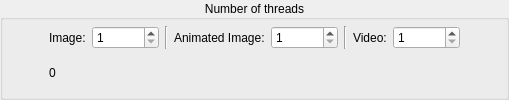
          <widget class="QGroupBox" name="groupBox_NumOfThreads">
           <property name="enabled">
            <bool>true</bool>
           </property>
           <property name="sizePolicy">
            <sizepolicy hsizetype="Preferred" vsizetype="Fixed">
             <horstretch>0</horstretch>
             <verstretch>0</verstretch>
            </sizepolicy>
           </property>
           <property name="maximumSize">
            <size>
             <width>16777215</width>
             <height>16777215</height>
            </size>
           </property>
           <property name="toolTip">
            <string/>
           </property>
           <property name="title">
            <string>Number of threads</string>
           </property>
           <property name="alignment">
            <set>Qt::AlignCenter</set>
           </property>
           <property name="flat">
            <bool>false</bool>
           </property>
           <layout class="QGridLayout" name="gridLayout_8" columnstretch="20,18,20">
            <property name="leftMargin">
             <number>6</number>
            </property>
            <property name="topMargin">
             <number>6</number>
            </property>
            <property name="rightMargin">
             <number>6</number>
            </property>
            <property name="bottomMargin">
             <number>6</number>
            </property>
            <item row="0" column="2">
             <spacer name="horizontalSpacer_6">
              <property name="orientation">
               <enum>Qt::Horizontal</enum>
              </property>
              <property name="sizeHint" stdset="0">
               <size>
                <width>40</width>
                <height>20</height>
               </size>
              </property>
             </spacer>
            </item>
            <item row="0" column="1">
             <widget class="QFrame" name="frame_16">
              <property name="sizePolicy">
               <sizepolicy hsizetype="Preferred" vsizetype="Fixed">
                <horstretch>0</horstretch>
                <verstretch>0</verstretch>
               </sizepolicy>
              </property>
              <property name="frameShape">
               <enum>QFrame::NoFrame</enum>
              </property>
              <property name="frameShadow">
               <enum>QFrame::Raised</enum>
              </property>
              <layout class="QGridLayout" name="gridLayout_57">
               <property name="leftMargin">
                <number>0</number>
               </property>
               <property name="topMargin">
                <number>0</number>
               </property>
               <property name="rightMargin">
                <number>0</number>
               </property>
               <property name="bottomMargin">
                <number>0</number>
               </property>
               <item row="0" column="2">
                <widget class="QLabel" name="label_11">
                 <property name="sizePolicy">
                  <sizepolicy hsizetype="Fixed" vsizetype="Preferred">
                   <horstretch>0</horstretch>
                   <verstretch>0</verstretch>
                  </sizepolicy>
                 </property>
                 <property name="maximumSize">
                  <size>
                   <width>16777215</width>
                   <height>16777215</height>
                  </size>
                 </property>
                 <property name="toolTip">
                  <string/>
                 </property>
                 <property name="statusTip">
                  <string/>
                 </property>
                 <property name="whatsThis">
                  <string/>
                 </property>
                 <property name="text">
                  <string>Image:</string>
                 </property>
                </widget>
               </item>
               <item row="0" column="4">
                <widget class="Line" name="line">
                 <property name="orientation">
                  <enum>Qt::Vertical</enum>
                 </property>
                </widget>
               </item>
               <item row="0" column="8">
                <widget class="QLabel" name="label_13">
                 <property name="sizePolicy">
                  <sizepolicy hsizetype="Fixed" vsizetype="Preferred">
                   <horstretch>0</horstretch>
                   <verstretch>0</verstretch>
                  </sizepolicy>
                 </property>
                 <property name="maximumSize">
                  <size>
                   <width>16777215</width>
                   <height>16777215</height>
                  </size>
                 </property>
                 <property name="toolTip">
                  <string/>
                 </property>
                 <property name="text">
                  <string>Video:</string>
                 </property>
                </widget>
               </item>
               <item row="0" column="7">
                <widget class="Line" name="line_2">
                 <property name="orientation">
                  <enum>Qt::Vertical</enum>
                 </property>
                </widget>
               </item>
               <item row="0" column="6">
                <widget class="QSpinBox" name="spinBox_ThreadNum_gif_internal">
                 <property name="sizePolicy">
                  <sizepolicy hsizetype="Preferred" vsizetype="Fixed">
                   <horstretch>0</horstretch>
                   <verstretch>0</verstretch>
                  </sizepolicy>
                 </property>
                 <property name="toolTip">
                  <string>The number of threads that the software processes GIF,
which will determine how many frames the software will
process at the same time.

The actual maximum number of threads is limited by the 
number of enabled GPUs when using Anime4k, Waifu2x-Caffe
and Waifu2x-converter.(Only when processing GIF and Video)</string>
                 </property>
                 <property name="minimum">
                  <number>1</number>
                 </property>
                 <property name="maximum">
                  <number>999999999</number>
                 </property>
                 <property name="singleStep">
                  <number>1</number>
                 </property>
                 <property name="value">
                  <number>1</number>
                 </property>
                </widget>
               </item>
               <item row="0" column="9">
                <widget class="QSpinBox" name="spinBox_ThreadNum_video_internal">
                 <property name="sizePolicy">
                  <sizepolicy hsizetype="Preferred" vsizetype="Fixed">
                   <horstretch>0</horstretch>
                   <verstretch>0</verstretch>
                  </sizepolicy>
                 </property>
                 <property name="toolTip">
                  <string>The number of threads that the software processes Video,
which will determine how many frames the software will
process at the same time.

The actual maximum number of threads is limited by the 
number of enabled GPUs when using Anime4k, Waifu2x-Caffe
and Waifu2x-converter.(Only when processing GIF and Video)</string>
                 </property>
                 <property name="minimum">
                  <number>1</number>
                 </property>
                 <property name="maximum">
                  <number>999999999</number>
                 </property>
                 <property name="singleStep">
                  <number>1</number>
                 </property>
                 <property name="value">
                  <number>1</number>
                 </property>
                </widget>
               </item>
               <item row="0" column="5">
                <widget class="QLabel" name="label_12">
                 <property name="sizePolicy">
                  <sizepolicy hsizetype="Fixed" vsizetype="Preferred">
                   <horstretch>0</horstretch>
                   <verstretch>0</verstretch>
                  </sizepolicy>
                 </property>
                 <property name="maximumSize">
                  <size>
                   <width>16777215</width>
                   <height>16777215</height>
                  </size>
                 </property>
                 <property name="toolTip">
                  <string/>
                 </property>
                 <property name="text">
                  <string>Animated Image:</string>
                 </property>
                </widget>
               </item>
               <item row="0" column="3">
                <widget class="QSpinBox" name="spinBox_ThreadNum_image">
                 <property name="sizePolicy">
                  <sizepolicy hsizetype="Preferred" vsizetype="Fixed">
                   <horstretch>0</horstretch>
                   <verstretch>0</verstretch>
                  </sizepolicy>
                 </property>
                 <property name="toolTip">
                  <string>The number of threads that the software processes Image,
which will determine how many images the software will
process at the same time.</string>
                 </property>
                 <property name="minimum">
                  <number>1</number>
                 </property>
                 <property name="maximum">
                  <number>999999999</number>
                 </property>
                 <property name="singleStep">
                  <number>1</number>
                 </property>
                 <property name="value">
                  <number>1</number>
                 </property>
                </widget>
               </item>
              </layout>
             </widget>
            </item>
            <item row="0" column="0">
            <spacer name="horizontalSpacer_29">
             <property name="orientation">
              <enum>Qt::Horizontal</enum>
             </property>
             <property name="sizeHint" stdset="0">
              <size>
               <width>40</width>
               <height>20</height>
              </size>
             </property>
            </spacer>
           </item>
           <item row="1" column="0">
            <spacer name="horizontalSpacer_49">
             <property name="orientation">
              <enum>Qt::Horizontal</enum>
             </property>
             <property name="sizeHint" stdset="0">
              <size>
               <width>40</width>
               <height>20</height>
              </size>
             </property>
            </spacer>
           </item>
           <item row="1" column="1">
            <widget class="QLabel" name="label_NumThreadsActive">
             <property name="text">
              <string>0</string>
             </property>
            </widget>
           </item>
           <item row="1" column="2">
            <spacer name="horizontalSpacer_50">
             <property name="orientation">
              <enum>Qt::Horizontal</enum>
             </property>
             <property name="sizeHint" stdset="0">
              <size>
               <width>40</width>
               <height>20</height>
              </size>
             </property>
            </spacer>
           </item>
          </layout>
         </widget>
